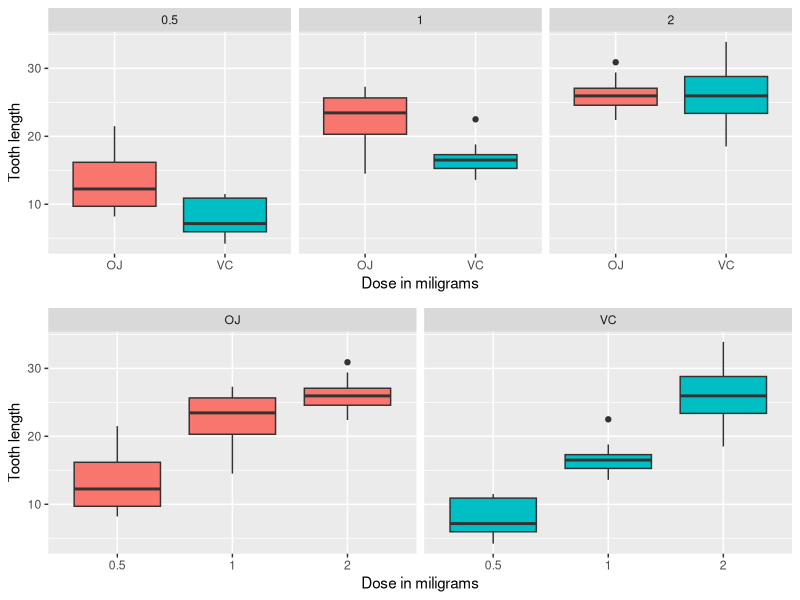

This figure's R source:
## ---- chunk 1
# Load necessary libraries
library(datasets)
library(ggplot2)
library(gridExtra)

## ---- chunk 2
data(ToothGrowth)
TG <- ToothGrowth

# Check the variables in supp in different columns
str(TG)
## ---- chunk 3

# Plot in boxplot format to see effectiveness of OJ vs VC

g1 <- ggplot(data=TG, aes(x=as.factor(dose), y=len, fill=supp)) +
  geom_boxplot() +
  facet_grid(. ~ supp) +
  xlab("Dose in miligrams") +
  ylab("Tooth length") +
  guides(fill=FALSE)

g2 <- ggplot(data=TG, aes(x=as.factor(supp), y=len, fill=supp)) +
  geom_boxplot() +
  facet_grid(. ~ dose) +
  xlab("Dose in miligrams") +
  ylab("Tooth length") +
  guides(fill=FALSE)

grid.arrange(g2,g1,nrow=2)

## ---- chunk 4
# Study the correlation between variables , i.e. dose and supp type on len

fit <- lm(len ~ dose + supp, data=TG)
summary(fit)

## ---- chunk 5
confint(fit)
